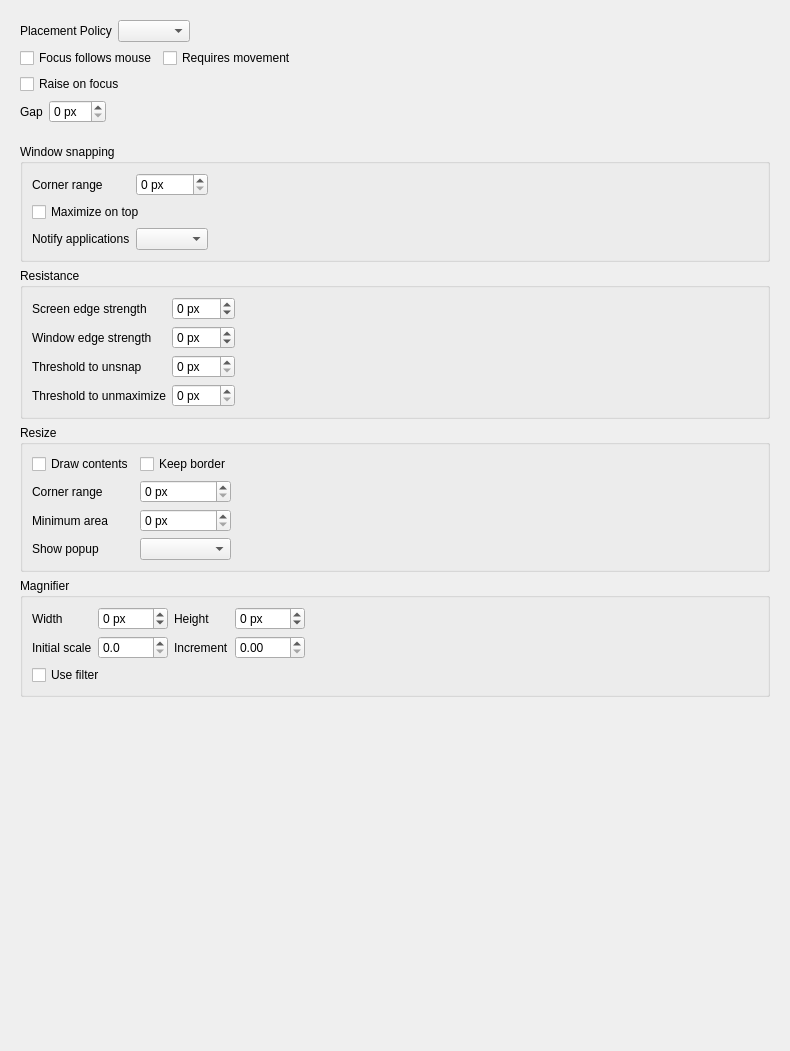
<?xml version="1.0" encoding="UTF-8"?>
<ui version="4.0">
 <class>pageBehaviour</class>
 <widget class="QWidget" name="pageBehaviour">
  <property name="geometry">
   <rect>
    <x>0</x>
    <y>0</y>
    <width>790</width>
    <height>1051</height>
   </rect>
  </property>
  <layout class="QVBoxLayout" name="verticalLayout_3">
   <item>
    <widget class="QScrollArea" name="scrollArea">
     <property name="frameShape">
      <enum>QFrame::Shape::NoFrame</enum>
     </property>
     <property name="widgetResizable">
      <bool>true</bool>
     </property>
     <widget class="QWidget" name="scrollAreaWidgetContents">
      <property name="geometry">
       <rect>
        <x>0</x>
        <y>0</y>
        <width>770</width>
        <height>1031</height>
       </rect>
      </property>
      <layout class="QVBoxLayout" name="verticalLayout_4">
       <item>
        <layout class="QHBoxLayout" name="horizontalLayout">
         <item>
          <widget class="QLabel" name="label_7">
           <property name="text">
            <string>Placement Policy</string>
           </property>
          </widget>
         </item>
         <item>
          <widget class="QComboBox" name="placementPolicy"/>
         </item>
         <item>
          <spacer name="horizontalSpacer">
           <property name="orientation">
            <enum>Qt::Orientation::Horizontal</enum>
           </property>
           <property name="sizeHint" stdset="0">
            <size>
             <width>40</width>
             <height>20</height>
            </size>
           </property>
          </spacer>
         </item>
        </layout>
       </item>
       <item>
        <layout class="QHBoxLayout" name="horizontalLayout">
         <item>
          <widget class="QCheckBox" name="followMouse">
           <property name="text">
            <string>Focus follows mouse</string>
           </property>
          </widget>
         </item>
         <item>
          <widget class="QCheckBox" name="followMouseRequiresMovement">
           <property name="text">
            <string>Requires movement</string>
           </property>
          </widget>
         </item>
         <item>
          <spacer name="horizontalSpacer">
           <property name="orientation">
            <enum>Qt::Orientation::Horizontal</enum>
           </property>
           <property name="sizeHint" stdset="0">
            <size>
             <width>40</width>
             <height>20</height>
            </size>
           </property>
          </spacer>
         </item>
        </layout>
       </item>
       <item>
        <widget class="QCheckBox" name="raiseOnFocus">
         <property name="text">
          <string>Raise on focus</string>
         </property>
        </widget>
       </item>
       <item>
        <layout class="QHBoxLayout" name="horizontalLayout">
         <item>
          <widget class="QLabel" name="label">
           <property name="text">
            <string>Gap</string>
           </property>
          </widget>
         </item>
         <item>
          <widget class="QSpinBox" name="gap">
           <property name="suffix">
            <string> px</string>
           </property>
           <property name="maximum">
            <number>80</number>
           </property>
          </widget>
         </item>
         <item>
          <spacer name="horizontalSpacer">
           <property name="orientation">
            <enum>Qt::Orientation::Horizontal</enum>
           </property>
           <property name="sizeHint" stdset="0">
            <size>
             <width>40</width>
             <height>20</height>
            </size>
           </property>
          </spacer>
         </item>
        </layout>
       </item>
       <item>
        <spacer name="verticalSpacer_9">
         <property name="orientation">
          <enum>Qt::Orientation::Vertical</enum>
         </property>
         <property name="sizeType">
          <enum>QSizePolicy::Policy::Fixed</enum>
         </property>
         <property name="sizeHint" stdset="0">
          <size>
           <width>15</width>
           <height>15</height>
          </size>
         </property>
        </spacer>
       </item>
       <item>
        <widget class="QGroupBox" name="snapping">
         <property name="title">
          <string>Window snapping</string>
         </property>
         <layout class="QGridLayout" name="gridLayout_2">
          <item row="0" column="2">
           <spacer name="horizontalSpacer_3">
            <property name="orientation">
             <enum>Qt::Orientation::Horizontal</enum>
            </property>
            <property name="sizeHint" stdset="0">
             <size>
              <width>539</width>
              <height>20</height>
             </size>
            </property>
           </spacer>
          </item>
          <item row="0" column="1">
           <widget class="QSpinBox" name="snapCornerRange">
            <property name="suffix">
             <string> px</string>
            </property>
           </widget>
          </item>
          <item row="0" column="0">
           <widget class="QLabel" name="label_8">
            <property name="text">
             <string>Corner range</string>
            </property>
           </widget>
          </item>
          <item row="2" column="0" colspan="2">
           <widget class="QCheckBox" name="topMaximize">
            <property name="text">
             <string>Maximize on top</string>
            </property>
           </widget>
          </item>
          <item row="3" column="0">
           <widget class="QLabel" name="label_9">
            <property name="text">
             <string>Notify applications</string>
            </property>
           </widget>
          </item>
          <item row="3" column="1">
           <widget class="QComboBox" name="notifyClients"/>
          </item>
         </layout>
        </widget>
       </item>
       <item>
        <widget class="QGroupBox" name="resistance">
         <property name="title">
          <string>Resistance</string>
         </property>
         <layout class="QGridLayout" name="gridLayout">
          <item row="0" column="0">
           <widget class="QLabel" name="label_6">
            <property name="text">
             <string>Screen edge strength</string>
            </property>
           </widget>
          </item>
          <item row="0" column="1">
           <widget class="QSpinBox" name="screenEdgeStrength">
            <property name="suffix">
             <string> px</string>
            </property>
            <property name="minimum">
             <number>-99</number>
            </property>
           </widget>
          </item>
          <item row="0" column="2">
           <spacer name="horizontalSpacer_5">
            <property name="orientation">
             <enum>Qt::Orientation::Horizontal</enum>
            </property>
            <property name="sizeHint" stdset="0">
             <size>
              <width>398</width>
              <height>20</height>
             </size>
            </property>
           </spacer>
          </item>
          <item row="1" column="0">
           <widget class="QLabel" name="label_14">
            <property name="text">
             <string>Window edge strength</string>
            </property>
           </widget>
          </item>
          <item row="1" column="1">
           <widget class="QSpinBox" name="windowEdgeStrength">
            <property name="suffix">
             <string> px</string>
            </property>
            <property name="minimum">
             <number>-99</number>
            </property>
           </widget>
          </item>
          <item row="1" column="2">
           <spacer name="horizontalSpacer_15">
            <property name="orientation">
             <enum>Qt::Orientation::Horizontal</enum>
            </property>
            <property name="sizeHint" stdset="0">
             <size>
              <width>398</width>
              <height>20</height>
             </size>
            </property>
           </spacer>
          </item>
          <item row="2" column="0">
           <widget class="QLabel" name="label_15">
            <property name="text">
             <string>Threshold to unsnap</string>
            </property>
           </widget>
          </item>
          <item row="2" column="1">
           <widget class="QSpinBox" name="unSnapTreshold">
            <property name="suffix">
             <string> px</string>
            </property>
           </widget>
          </item>
          <item row="2" column="2">
           <spacer name="horizontalSpacer_16">
            <property name="orientation">
             <enum>Qt::Orientation::Horizontal</enum>
            </property>
            <property name="sizeHint" stdset="0">
             <size>
              <width>398</width>
              <height>20</height>
             </size>
            </property>
           </spacer>
          </item>
          <item row="3" column="0">
           <widget class="QLabel" name="label_16">
            <property name="text">
             <string>Threshold to unmaximize</string>
            </property>
           </widget>
          </item>
          <item row="3" column="1">
           <widget class="QSpinBox" name="unMaximizeTreshold">
            <property name="suffix">
             <string> px</string>
            </property>
            <property name="maximum">
             <number>100</number>
            </property>
            <property name="singleStep">
             <number>10</number>
            </property>
           </widget>
          </item>
          <item row="3" column="2">
           <spacer name="horizontalSpacer_17">
            <property name="orientation">
             <enum>Qt::Orientation::Horizontal</enum>
            </property>
            <property name="sizeHint" stdset="0">
             <size>
              <width>398</width>
              <height>20</height>
             </size>
            </property>
           </spacer>
          </item>
         </layout>
        </widget>
       </item>
       <item>
        <widget class="QGroupBox" name="resize">
         <property name="title">
          <string>Resize</string>
         </property>
         <layout class="QGridLayout" name="gridLayout_5">
          <item row="0" column="0">
           <layout class="QGridLayout" name="gridLayout_4">
            <item row="0" column="0">
             <widget class="QCheckBox" name="drawContents">
              <property name="text">
               <string>Draw contents</string>
              </property>
             </widget>
            </item>
            <item row="0" column="1">
             <widget class="QCheckBox" name="keepBorder">
              <property name="text">
               <string>Keep border</string>
              </property>
             </widget>
            </item>
            <item row="0" column="2">
             <spacer name="horizontalSpacer_8">
              <property name="orientation">
               <enum>Qt::Orientation::Horizontal</enum>
              </property>
              <property name="sizeHint" stdset="0">
               <size>
                <width>40</width>
                <height>20</height>
               </size>
              </property>
             </spacer>
            </item>
            <item row="0" column="4">
             <spacer name="horizontalSpacer_9">
              <property name="orientation">
               <enum>Qt::Orientation::Horizontal</enum>
              </property>
              <property name="sizeHint" stdset="0">
               <size>
                <width>40</width>
                <height>20</height>
               </size>
              </property>
             </spacer>
            </item>
            <item row="1" column="0">
             <widget class="QLabel" name="label_22">
              <property name="text">
               <string>Corner range</string>
              </property>
             </widget>
            </item>
            <item row="1" column="1">
             <widget class="QSpinBox" name="resizeCornerRange">
              <property name="suffix">
               <string> px</string>
              </property>
             </widget>
            </item>
            <item row="1" column="3">
             <spacer name="horizontalSpacer_10">
              <property name="orientation">
               <enum>Qt::Orientation::Horizontal</enum>
              </property>
              <property name="sizeHint" stdset="0">
               <size>
                <width>40</width>
                <height>20</height>
               </size>
              </property>
             </spacer>
            </item>
            <item row="2" column="0">
             <widget class="QLabel" name="label_23">
              <property name="text">
               <string>Minimum area</string>
              </property>
             </widget>
            </item>
            <item row="2" column="1">
             <widget class="QSpinBox" name="resizeMinimumArea">
              <property name="suffix">
               <string> px</string>
              </property>
             </widget>
            </item>
            <item row="2" column="3">
             <spacer name="horizontalSpacer_11">
              <property name="orientation">
               <enum>Qt::Orientation::Horizontal</enum>
              </property>
              <property name="sizeHint" stdset="0">
               <size>
                <width>40</width>
                <height>20</height>
               </size>
              </property>
             </spacer>
            </item>
            <item row="3" column="0">
             <widget class="QLabel" name="label_21">
              <property name="text">
               <string>Show popup</string>
              </property>
             </widget>
            </item>
            <item row="3" column="1">
             <widget class="QComboBox" name="popupShow"/>
            </item>
            <item row="3" column="3" colspan="2">
             <spacer name="horizontalSpacer_12">
              <property name="orientation">
               <enum>Qt::Orientation::Horizontal</enum>
              </property>
              <property name="sizeHint" stdset="0">
               <size>
                <width>40</width>
                <height>20</height>
               </size>
              </property>
             </spacer>
            </item>
           </layout>
          </item>
         </layout>
        </widget>
       </item>
       <item>
        <widget class="QGroupBox" name="magnifier">
         <property name="title">
          <string>Magnifier</string>
         </property>
         <layout class="QGridLayout" name="gridLayout_3">
          <item row="0" column="0">
           <widget class="QLabel" name="label">
            <property name="text">
             <string>Width</string>
            </property>
           </widget>
          </item>
          <item row="0" column="1">
           <widget class="QSpinBox" name="magnifierWidth">
            <property name="suffix">
             <string> px</string>
            </property>
            <property name="minimum">
             <number>-1</number>
            </property>
            <property name="maximum">
             <number>2000</number>
            </property>
            <property name="singleStep">
             <number>50</number>
            </property>
           </widget>
          </item>
          <item row="0" column="2">
           <widget class="QLabel" name="label_2">
            <property name="text">
             <string>Height</string>
            </property>
           </widget>
          </item>
          <item row="0" column="3">
           <widget class="QSpinBox" name="magnifierHeight">
            <property name="suffix">
             <string> px</string>
            </property>
            <property name="minimum">
             <number>-1</number>
            </property>
            <property name="maximum">
             <number>2000</number>
            </property>
            <property name="singleStep">
             <number>50</number>
            </property>
           </widget>
          </item>
          <item row="0" column="4">
           <spacer name="horizontalSpacer_2">
            <property name="orientation">
             <enum>Qt::Orientation::Horizontal</enum>
            </property>
            <property name="sizeHint" stdset="0">
             <size>
              <width>248</width>
              <height>20</height>
             </size>
            </property>
           </spacer>
          </item>
          <item row="1" column="0">
           <widget class="QLabel" name="label_3">
            <property name="text">
             <string>Initial scale</string>
            </property>
           </widget>
          </item>
          <item row="1" column="1">
           <widget class="QDoubleSpinBox" name="initScale">
            <property name="decimals">
             <number>1</number>
            </property>
            <property name="maximum">
             <double>8.000000000000000</double>
            </property>
            <property name="singleStep">
             <double>0.100000000000000</double>
            </property>
           </widget>
          </item>
          <item row="1" column="2">
           <widget class="QLabel" name="label_4">
            <property name="text">
             <string>Increment</string>
            </property>
           </widget>
          </item>
          <item row="1" column="3">
           <widget class="QDoubleSpinBox" name="increment">
            <property name="maximum">
             <double>1.000000000000000</double>
            </property>
            <property name="singleStep">
             <double>0.100000000000000</double>
            </property>
           </widget>
          </item>
          <item row="1" column="4">
           <spacer name="horizontalSpacer_4">
            <property name="orientation">
             <enum>Qt::Orientation::Horizontal</enum>
            </property>
            <property name="sizeHint" stdset="0">
             <size>
              <width>248</width>
              <height>20</height>
             </size>
            </property>
           </spacer>
          </item>
          <item row="2" column="0" colspan="2">
           <widget class="QCheckBox" name="useFilter">
            <property name="text">
             <string>Use filter</string>
            </property>
           </widget>
          </item>
         </layout>
        </widget>
       </item>
       <item>
        <spacer name="verticalSpacer">
         <property name="orientation">
          <enum>Qt::Orientation::Vertical</enum>
         </property>
         <property name="sizeHint" stdset="0">
          <size>
           <width>20</width>
           <height>40</height>
          </size>
         </property>
        </spacer>
       </item>
      </layout>
     </widget>
    </widget>
   </item>
  </layout>
 </widget>
 <resources/>
 <connections/>
</ui>
